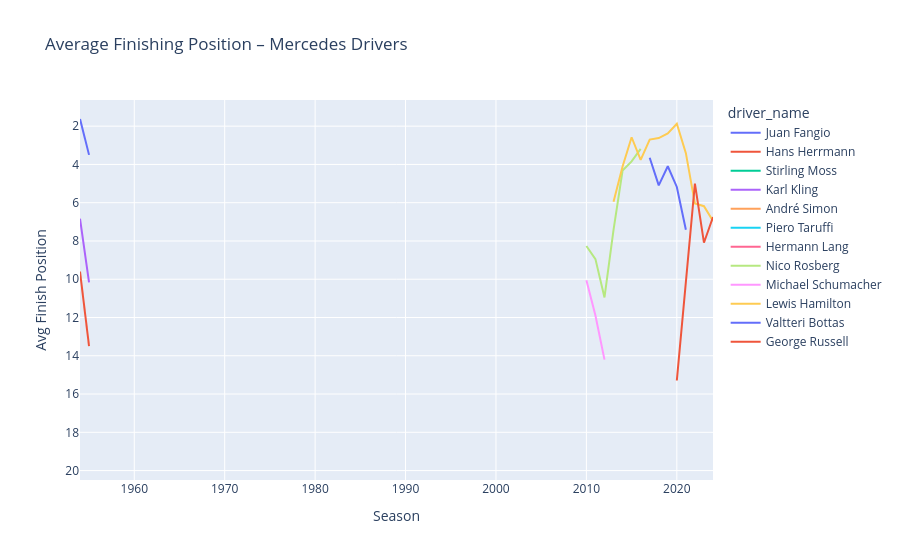

Here is the notebook cell this chart was saved with:
### Code cell
#Team-Specific Driver Analysis
selected_team = 'Mercedes'
team_df = df[df['constructor_name'] == selected_team]

fig = px.line(
    team_df,
    x='year',
    y='avg_finish_season',
    color='driver_name',
    title=f'Average Finishing Position – {selected_team} Drivers',
    labels={'avg_finish_season': 'Avg Finish Position', 'year': 'Season'}
)
fig.update_yaxes(autorange='reversed')
fig.show()

### Figure 1 — Plotly figure (JSON) as saved in the notebook; plotly's stock layout.template omitted (floating-point values rounded to 4 significant figures; data arrays with more than 128 entries replaced by an {"elided": "..."} marker saying what was removed)
{"data": [{"hovertemplate": "driver_name=Juan Fangio<br>Season=%{x}<br>Avg Finish Position=%{y}<extra></extra>", "legendgroup": "Juan Fangio", "line": {"color": "#636efa", "dash": "solid"}, "marker": {"symbol": "circle"}, "mode": "lines", "name": "Juan Fangio", "orientation": "v", "showlegend": true, "type": "scatter", "x": [1955, 1955, 1955, 1955, 1955, 1955, 1954, 1954, 1954, 1954, 1954, 1954], "xaxis": "x", "y": [3.5, 3.5, 3.5, 3.5, 3.5, 3.5, 1.625, 1.625, 1.625, 1.625, 1.625, 1.625], "yaxis": "y"}, {"hovertemplate": "driver_name=Hans Herrmann<br>Season=%{x}<br>Avg Finish Position=%{y}<extra></extra>", "legendgroup": "Hans Herrmann", "line": {"color": "#EF553B", "dash": "solid"}, "marker": {"symbol": "circle"}, "mode": "lines", "name": "Hans Herrmann", "orientation": "v", "showlegend": true, "type": "scatter", "x": [1955, 1955, 1954, 1954, 1954, 1954, 1954], "xaxis": "x", "y": [13.5, 13.5, 9.6, 9.6, 9.6, 9.6, 9.6], "yaxis": "y"}, {"hovertemplate": "driver_name=Stirling Moss<br>Season=%{x}<br>Avg Finish Position=%{y}<extra></extra>", "legendgroup": "Stirling Moss", "line": {"color": "#00cc96", "dash": "solid"}, "marker": {"symbol": "circle"}, "mode": "lines", "name": "Stirling Moss", "orientation": "v", "showlegend": true, "type": "scatter", "x": [1955, 1955, 1955, 1955, 1955, 1955, 1955], "xaxis": "x", "y": [6.429, 6.429, 6.429, 6.429, 6.429, 6.429, 6.429], "yaxis": "y"}, {"hovertemplate": "driver_name=Karl Kling<br>Season=%{x}<br>Avg Finish Position=%{y}<extra></extra>", "legendgroup": "Karl Kling", "line": {"color": "#ab63fa", "dash": "solid"}, "marker": {"symbol": "circle"}, "mode": "lines", "name": "Karl Kling", "orientation": "v", "showlegend": true, "type": "scatter", "x": [1955, 1955, 1955, 1955, 1955, 1954, 1954, 1954, 1954, 1954, 1954, 1955], "xaxis": "x", "y": [10.17, 10.17, 10.17, 10.17, 10.17, 6.833, 6.833, 6.833, 6.833, 6.833, 6.833, 10.17], "yaxis": "y"}, {"hovertemplate": "driver_name=André Simon<br>Season=%{x}<br>Avg Finish Position=%{y}<extra></extra>", "legendgroup": "André Simon", "line": {"color": "#FFA15A", "dash": "solid"}, "marker": {"symbol": "circle"}, "mode": "lines", "name": "André Simon", "orientation": "v", "showlegend": true, "type": "scatter", "x": [1955], "xaxis": "x", "y": [19.5], "yaxis": "y"}, {"hovertemplate": "driver_name=Piero Taruffi<br>Season=%{x}<br>Avg Finish Position=%{y}<extra></extra>", "legendgroup": "Piero Taruffi", "line": {"color": "#19d3f3", "dash": "solid"}, "marker": {"symbol": "circle"}, "mode": "lines", "name": "Piero Taruffi", "orientation": "v", "showlegend": true, "type": "scatter", "x": [1955, 1955], "xaxis": "x", "y": [7.25, 7.25], "yaxis": "y"}, {"hovertemplate": "driver_name=Hermann Lang<br>Season=%{x}<br>Avg Finish Position=%{y}<extra></extra>", "legendgroup": "Hermann Lang", "line": {"color": "#FF6692", "dash": "solid"}, "marker": {"symbol": "circle"}, "mode": "lines", "name": "Hermann Lang", "orientation": "v", "showlegend": true, "type": "scatter", "x": [1954], "xaxis": "x", "y": [12], "yaxis": "y"}, {"hovertemplate": "driver_name=Nico Rosberg<br>Season=%{x}<br>Avg Finish Position=%{y}<extra></extra>", "legendgroup": "Nico Rosberg", "line": {"color": "#B6E880", "dash": "solid"}, "marker": {"symbol": "circle"}, "mode": "lines", "name": "Nico Rosberg", "orientation": "v", "showlegend": true, "type": "scatter", "x": {"elided": "136 int values"}, "xaxis": "x", "y": {"elided": "136 float values"}, "yaxis": "y"}, {"hovertemplate": "driver_name=Michael Schumacher<br>Season=%{x}<br>Avg Finish Position=%{y}<extra></extra>", "legendgroup": "Michael Schumacher", "line": {"color": "#FF97FF", "dash": "solid"}, "marker": {"symbol": "circle"}, "mode": "lines", "name": "Michael Schumacher", "orientation": "v", "showlegend": true, "type": "scatter", "x": [2010, 2010, 2010, 2010, 2010, 2010, 2010, 2010, 2010, 2010, 2010, 2010, 2010, 2010, 2010, 2010, 2010, 2010, 2010, 2011, 2011, 2011, 2011, 2011, 2011, 2011, 2011, 2011, 2011, 2011, 2011, 2011, 2011, 2011, 2011, 2011, 2011, 2011, 2012, 2012, 2012, 2012, 2012, 2012, 2012, 2012, 2012, 2012, 2012, 2012, 2012, 2012, 2012, 2012, 2012, 2012, 2012, 2012], "xaxis": "x", "y": [10.05, 10.05, 10.05, 10.05, 10.05, 10.05, 10.05, 10.05, 10.05, 10.05, 10.05, 10.05, 10.05, 10.05, 10.05, 10.05, 10.05, 10.05, 10.05, 11.89, 11.89, 11.89, 11.89, 11.89, 11.89, 11.89, 11.89, 11.89, 11.89, 11.89, 11.89, 11.89, 11.89, 11.89, 11.89, 11.89, 11.89, 11.89, 14.2, 14.2, 14.2, 14.2, 14.2, 14.2, 14.2, 14.2, 14.2, 14.2, 14.2, 14.2, 14.2, 14.2, 14.2, 14.2, 14.2, 14.2, 14.2, 14.2], "yaxis": "y"}, {"hovertemplate": "driver_name=Lewis Hamilton<br>Season=%{x}<br>Avg Finish Position=%{y}<extra></extra>", "legendgroup": "Lewis Hamilton", "line": {"color": "#FECB52", "dash": "solid"}, "marker": {"symbol": "circle"}, "mode": "lines", "name": "Lewis Hamilton", "orientation": "v", "showlegend": true, "type": "scatter", "x": {"elided": "246 int values"}, "xaxis": "x", "y": {"elided": "246 float values"}, "yaxis": "y"}, {"hovertemplate": "driver_name=Valtteri Bottas<br>Season=%{x}<br>Avg Finish Position=%{y}<extra></extra>", "legendgroup": "Valtteri Bottas", "line": {"color": "#636efa", "dash": "solid"}, "marker": {"symbol": "circle"}, "mode": "lines", "name": "Valtteri Bottas", "orientation": "v", "showlegend": true, "type": "scatter", "x": [2017, 2017, 2017, 2017, 2017, 2017, 2017, 2017, 2017, 2017, 2017, 2017, 2017, 2017, 2017, 2017, 2017, 2017, 2017, 2017, 2018, 2018, 2018, 2018, 2018, 2018, 2018, 2018, 2018, 2018, 2018, 2018, 2018, 2018, 2018, 2018, 2018, 2018, 2018, 2018, 2018, 2019, 2019, 2019, 2019, 2019, 2019, 2019, 2019, 2019, 2019, 2019, 2019, 2019, 2019, 2019, 2019, 2019, 2019, 2020, 2019, 2019, 2019, 2020, 2020, 2020, 2020, 2020, 2020, 2020, 2020, 2020, 2020, 2020, 2020, 2020, 2020, 2020, 2020, 2021, 2021, 2021, 2021, 2021, 2021, 2021, 2021, 2021, 2021, 2021, 2021, 2021, 2021, 2021, 2021, 2021, 2021, 2021, 2021, 2021, 2021], "xaxis": "x", "y": [3.65, 3.65, 3.65, 3.65, 3.65, 3.65, 3.65, 3.65, 3.65, 3.65, 3.65, 3.65, 3.65, 3.65, 3.65, 3.65, 3.65, 3.65, 3.65, 3.65, 5.095, 5.095, 5.095, 5.095, 5.095, 5.095, 5.095, 5.095, 5.095, 5.095, 5.095, 5.095, 5.095, 5.095, 5.095, 5.095, 5.095, 5.095, 5.095, 5.095, 5.095, 4.095, 4.095, 4.095, 4.095, 4.095, 4.095, 4.095, 4.095, 4.095, 4.095, 4.095, 4.095, 4.095, 4.095, 4.095, 4.095, 4.095, 4.095, 5.176, 4.095, 4.095, 4.095, 5.176, 5.176, 5.176, 5.176, 5.176, 5.176, 5.176, 5.176, 5.176, 5.176, 5.176, 5.176, 5.176, 5.176, 5.176, 5.176, 7.409, 7.409, 7.409, 7.409, 7.409, 7.409, 7.409, 7.409, 7.409, 7.409, 7.409, 7.409, 7.409, 7.409, 7.409, 7.409, 7.409, 7.409, 7.409, 7.409, 7.409, 7.409], "yaxis": "y"}, {"hovertemplate": "driver_name=George Russell<br>Season=%{x}<br>Avg Finish Position=%{y}<extra></extra>", "legendgroup": "George Russell", "line": {"color": "#EF553B", "dash": "solid"}, "marker": {"symbol": "circle"}, "mode": "lines", "name": "George Russell", "orientation": "v", "showlegend": true, "type": "scatter", "x": [2020, 2022, 2022, 2022, 2022, 2022, 2022, 2022, 2022, 2022, 2022, 2022, 2022, 2022, 2022, 2022, 2022, 2022, 2022, 2022, 2022, 2022, 2022, 2023, 2023, 2023, 2023, 2023, 2023, 2023, 2023, 2023, 2023, 2023, 2023, 2023, 2023, 2023, 2023, 2023, 2023, 2023, 2023, 2023, 2023, 2024, 2024, 2024, 2024, 2024, 2024, 2024, 2024, 2024, 2024, 2024, 2024, 2024, 2024, 2024, 2024, 2024, 2024, 2024, 2024, 2024, 2024, 2024, 2024], "xaxis": "x", "y": [15.29, 5, 5, 5, 5, 5, 5, 5, 5, 5, 5, 5, 5, 5, 5, 5, 5, 5, 5, 5, 5, 5, 5, 8.091, 8.091, 8.091, 8.091, 8.091, 8.091, 8.091, 8.091, 8.091, 8.091, 8.091, 8.091, 8.091, 8.091, 8.091, 8.091, 8.091, 8.091, 8.091, 8.091, 8.091, 8.091, 6.75, 6.75, 6.75, 6.75, 6.75, 6.75, 6.75, 6.75, 6.75, 6.75, 6.75, 6.75, 6.75, 6.75, 6.75, 6.75, 6.75, 6.75, 6.75, 6.75, 6.75, 6.75, 6.75, 6.75], "yaxis": "y"}], "layout": {"legend": {"title": {"text": "driver_name"}, "tracegroupgap": 0}, "title": {"text": "Average Finishing Position – Mercedes Drivers"}, "xaxis": {"anchor": "y", "domain": [0, 1], "title": {"text": "Season"}}, "yaxis": {"anchor": "x", "autorange": "reversed", "domain": [0, 1], "title": {"text": "Avg Finish Position"}}}}
